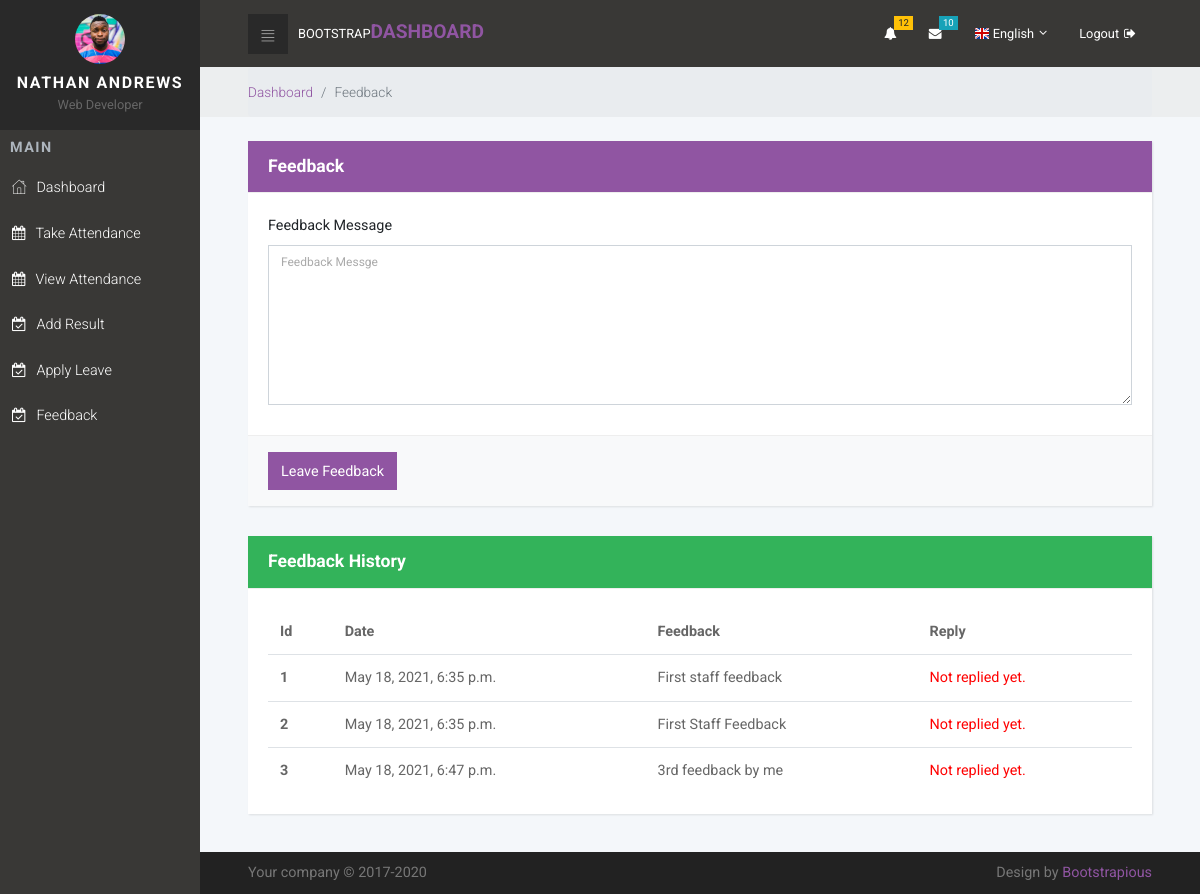
Page /Staff/feedback/ (signed in) on the earlier database version.
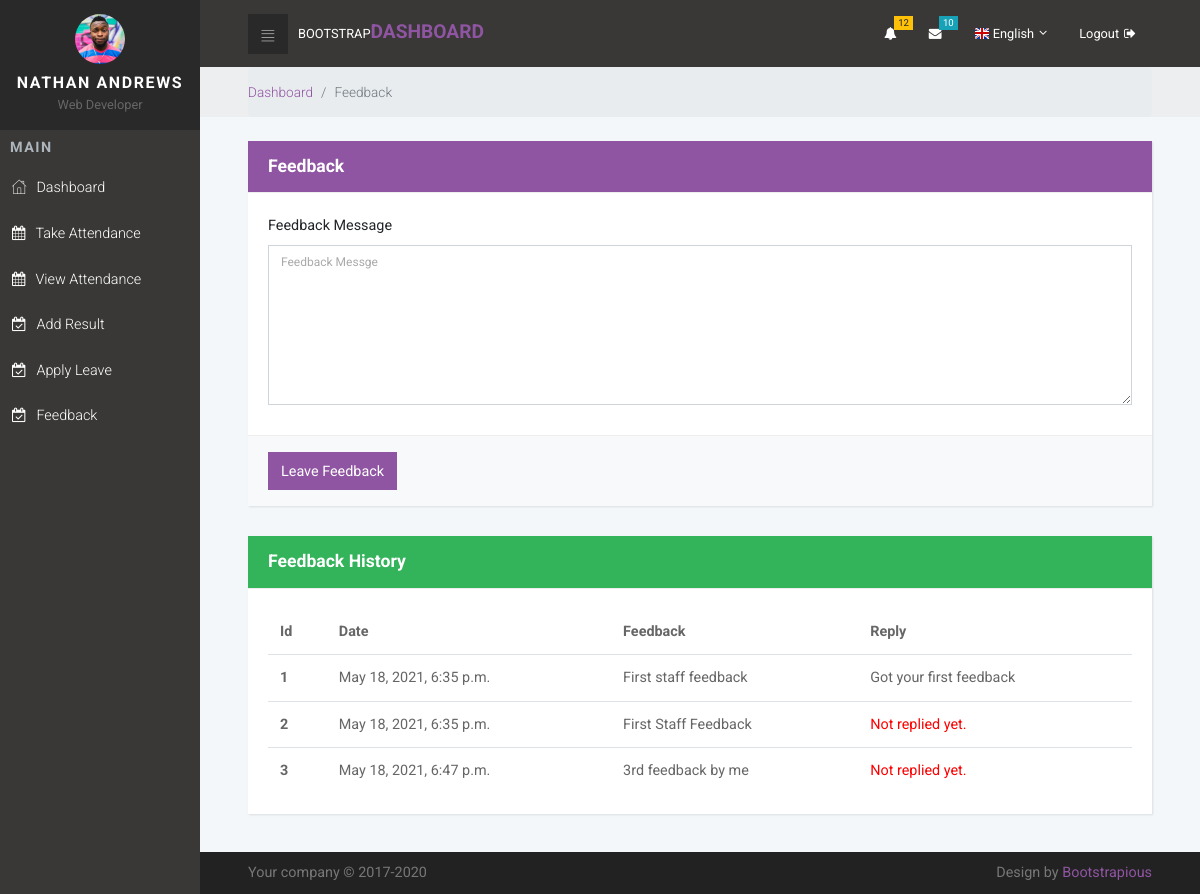
Same page on the later database version.
### sms_app/models.py (models this page shows, shortened)
class Staffs_FeedBack(models.Model):
    id = models.AutoField(primary_key=True)
    staff_id = models.ForeignKey(Staff, on_delete=models.CASCADE)
    feedback = models.TextField()
    reply = models.TextField( null=True , blank=True )
    date_created = models.DateTimeField( auto_now_add=True )
    date_updated = models.DateTimeField( auto_now=True )

### accounts/decorators.py (the view, shortened to what this page needs)
        def wrapper_func(request, *args, **kwargs):
            group = None
            if request.user.groups.exists():
                group = request.user.groups.all()[0].name
            if group in allowed_roles:
                return view_func(request, *args, **kwargs)

### sms_app/Staff_views.py (called while the page is built)
@login_required
@allowed_users(allowed_roles=['staff'])
def feedback(request):
    staff_obj = Staff.objects.get(user=request.user.id)
    feedback_data = Staffs_FeedBack.objects.filter(staff_id=staff_obj)
    context = {
        "feedbacks": feedback_data
    }
    return render(request, 'Staff/feedback.html', context)

### templates/Staff/feedback.html (shortened to what this page needs)
{% extends 'Staff/base.html' %}
{% load static %}
{% block content %}
<div class="breadcrumb-holder">
    <div class="container-fluid">
      <ul class="breadcrumb">
        <li class="breadcrumb-item"><a href="{% url 'dashboard' %}">Dashboard</a></li>
        <li class="breadcrumb-item active">Feedback</li>
      </ul>
    </div>
</div>
<section>
    <div class="container-fluid">
        <br>
        <div class="row">
            <div class="col-lg-12">
                <div class="card">
                    <div class="card-header back_color">
                        <h4 class="card-title">Feedback</h4>
                    </div>
                    <form action="{% url 'save_staff_feedback' %}" method="POST">
                    <div class="card-body">
                        <div class="form-group">
                            <label>Feedback Message </label>
                            <textarea name="message" class="form-control" rows="6" placeholder="Feedback Messge"></textarea>
                        </div>
                    </div>
                    <div class="card-footer">
                        <button type="submit" class="btn btn-primary">Leave Feedback</button>
                    </div>
                  </form>
                </div>
            </div>
        </div>
        <div class="row">
            <div class="col-lg-12">
                <div class="card">
                    <div class="card-header " style="background-color: #33b35a;color:white">
                        <h4 class="card-title">Feedback History</h4>
                    </div>
                    <div class="card-body">
                        <div class="table-responsive">
                            <table class="table">
                              <thead>
                                <tr>
                                  <th>Id</th>
                                  <th>Date</th>
                                  <th>Feedback</th>
                                  <th>Reply</th>
                                </tr>
                              </thead>
                              <tbody>
                                {% for feedback in feedbacks %}
                                <tr>
                                  <th scope="row">{{feedback.id}}</th>
                                  <td>{{feedback.date_created}}</td>
                                  <td>{{feedback.feedback}}</td>
                                  {% if feedback.reply == "" %}
                                  <td style="color: red;">Not replied yet.</td>
                                  {% else %}
                                  <td>{{feedback.reply}}</td>
                                  {% endif %}
                                </tr>
                                {% endfor %}
                              </tbody>
                            </table>
                          </div>
                    </div>
                </div>
            </div>
        </div>
    </div>
</section>
{% endblock %}

Differences in the rows shown:
changed Staffs_FeedBack "First staff feedback": reply (not shown) → "Got your first feedback"; no longer shows "Not replied yet."
